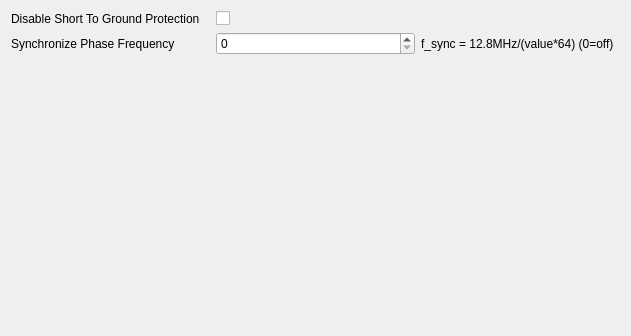
         <widget class="QWidget" name="scrollAreaWidgetContents_5">
          <property name="geometry">
           <rect>
            <x>0</x>
            <y>0</y>
            <width>631</width>
            <height>336</height>
           </rect>
          </property>
          <layout class="QVBoxLayout" name="verticalLayout_17">
           <item>
            <layout class="QGridLayout" name="gridLayout_5">
             <item row="0" column="0">
              <widget class="QLabel" name="label_61">
               <property name="text">
                <string>Disable Short To Ground Protection</string>
               </property>
              </widget>
             </item>
             <item row="1" column="0">
              <widget class="QLabel" name="label_62">
               <property name="text">
                <string>Synchronize Phase Frequency</string>
               </property>
              </widget>
             </item>
             <item row="1" column="1">
              <widget class="QSpinBox" name="synchronize_phase_frequency_spin">
               <property name="maximum">
                <number>15</number>
               </property>
              </widget>
             </item>
             <item row="0" column="1">
              <widget class="QCheckBox" name="disable_short_to_ground_protection_checkbox">
               <property name="text">
                <string/>
               </property>
              </widget>
             </item>
             <item row="1" column="2">
              <widget class="QLabel" name="label_63">
               <property name="text">
                <string>f_sync = 12.8MHz/(value*64) (0=off)</string>
               </property>
              </widget>
             </item>
            </layout>
           </item>
           <item>
            <spacer name="verticalSpacer_6">
             <property name="orientation">
              <enum>Qt::Vertical</enum>
             </property>
             <property name="sizeHint" stdset="0">
              <size>
               <width>20</width>
               <height>40</height>
              </size>
             </property>
            </spacer>
           </item>
          </layout>
         </widget>
